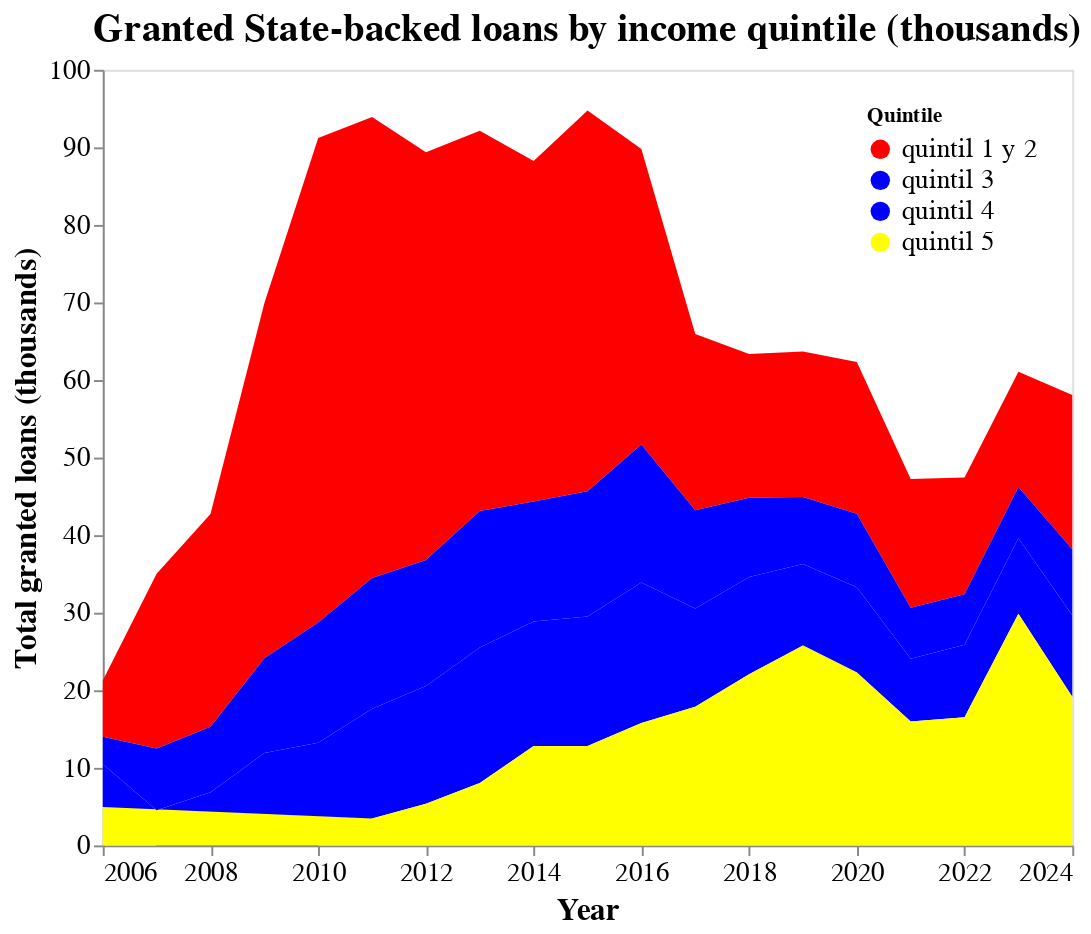

Here is the notebook cell this chart was saved with:
### Markdown cell above
# **CAE solitudes by income quintile**

### Code cell
query = """
select año_licitacion, quintil_ingreso_grupo_familiar as quintil, count(año_licitacion) as total_count
from cae
where (tipo_beneficiario == 'NUEVO BENEFICIARIO')
GROUP BY año_licitacion, quintil_ingreso_grupo_familiar
"""

values = ["quintil 1 y 2", "quintil 3", "quintil 4", "quintil 5"]
#colors = ["#1d7874ff", "#679289ff", "#679289ff", "#cfe795ff"]
colors = ["red", "blue", "blue", "yellow"] # This colors will be modified later in Inkscape

solicitations = cae.execute(query).df()
solicitations["total_count"] = solicitations["total_count"]/1000

chart_solicitations = alt.Chart(solicitations).mark_area().encode(
    x = alt.X("año_licitacion",
              axis = alt.Axis(format = '.0f',
                              grid = False,
                              labelFontSize = 14,
                              titleFontSize = 16,
                              values = list(range(2006, 2026, 2)))
                              ).title("Year"),
    y = alt.Y("total_count",
              axis = alt.Axis(grid = False,
                              labelFontSize = 14,
                                titleFontSize = 16)
                                ).title("Total granted loans (thousands)"),
    color = alt.Color("quintil",
                      scale = alt.Scale(domain = values, range = colors),
                      legend = alt.Legend(title = "Quintile", orient="top-right"))
).properties(
    title = "Granted State-backed loans by income quintile (thousands)",
    height = 400,
    width = 500
).configure_axis(
    grid = False,
    labelFontSize = 12,
    titleFontSize = 18
).configure_view(strokeWidth=0
).configure(background="transparent"
).configure_legend(
    labelFontSize = 14
).configure_title(
    fontSize=20)

chart_solicitations.save("../static/cae_solitudes.svg")
chart_solicitations

### Figure 1 — Vega-Lite specification as saved in the notebook (floating-point values rounded to 4 significant figures)
{"config": {"view": {"continuousWidth": 300, "continuousHeight": 300}, "background": "transparent", "legend": {"labelFontSize": 14}, "title": {"fontSize": 20}}, "data": {"name": "data-8b4b7044b956e3ed0245223935254945"}, "mark": {"type": "area"}, "encoding": {"color": {"field": "quintil", "legend": {"orient": "top-right", "title": "Quintile"}, "scale": {"domain": ["quintil 1 y 2", "quintil 3", "quintil 4", "quintil 5"], "range": ["red", "blue", "blue", "yellow"]}, "type": "nominal"}, "x": {"axis": {"format": ".0f", "grid": false, "labelFontSize": 14, "titleFontSize": 16, "values": [2006, 2008, 2010, 2012, 2014, 2016, 2018, 2020, 2022, 2024]}, "field": "año_licitacion", "title": "Year", "type": "quantitative"}, "y": {"axis": {"grid": false, "labelFontSize": 14, "titleFontSize": 16}, "field": "total_count", "title": "Total granted loans (thousands)", "type": "quantitative"}}, "height": 400, "title": "Granted State-backed loans by income quintile (thousands)", "width": 500, "$schema": "https://vega.github.io/schema/vega-lite/v5.20.1.json", "datasets": {"data-8b4b7044b956e3ed0245223935254945": [{"año_licitacion": 2013, "quintil": "quintil 4", "total_count": 17.48}, {"año_licitacion": 2017, "quintil": "quintil 5", "total_count": 17.88}, {"año_licitacion": 2007, "quintil": "quintil 1 y 2", "total_count": 22.56}, {"año_licitacion": 2018, "quintil": "quintil 5", "total_count": 22.08}, {"año_licitacion": 2020, "quintil": "quintil 1 y 2", "total_count": 19.56}, {"año_licitacion": 2021, "quintil": "quintil 1 y 2", "total_count": 16.59}, {"año_licitacion": 2013, "quintil": "quintil 5", "total_count": 8.039}, {"año_licitacion": 2017, "quintil": "quintil 4", "total_count": 12.67}, {"año_licitacion": 2007, "quintil": "quintil 3", "total_count": 7.951}, {"año_licitacion": 2009, "quintil": "quintil 4", "total_count": 11.9}, {"año_licitacion": 2018, "quintil": "quintil 4", "total_count": 12.54}, {"año_licitacion": 2020, "quintil": "quintil 3", "total_count": 9.484}, {"año_licitacion": 2021, "quintil": "quintil 3", "total_count": 6.597}, {"año_licitacion": 2014, "quintil": "quintil 4", "total_count": 16.04}, {"año_licitacion": 2015, "quintil": "quintil 3", "total_count": 16.14}, {"año_licitacion": 2008, "quintil": "quintil 3", "total_count": 8.437}, {"año_licitacion": 2011, "quintil": "quintil 3", "total_count": 16.87}, {"año_licitacion": 2010, "quintil": "quintil 4", "total_count": 13.22}, {"año_licitacion": 2006, "quintil": "quintil 3", "total_count": 3.508}, {"año_licitacion": 2012, "quintil": "quintil 1 y 2", "total_count": 52.57}, {"año_licitacion": 2016, "quintil": "quintil 3", "total_count": 17.79}, {"año_licitacion": 2019, "quintil": "quintil 1 y 2", "total_count": 18.78}, {"año_licitacion": 2022, "quintil": "quintil 4", "total_count": 9.371}, {"año_licitacion": 2023, "quintil": "quintil 4", "total_count": 9.756}, {"año_licitacion": 2024, "quintil": "quintil 4", "total_count": 10.49}, {"año_licitacion": 2013, "quintil": "quintil 3", "total_count": 17.59}, {"año_licitacion": 2017, "quintil": "quintil 1 y 2", "total_count": 22.7}, {"año_licitacion": 2009, "quintil": "quintil 1 y 2", "total_count": 45.78}, {"año_licitacion": 2018, "quintil": "quintil 1 y 2", "total_count": 18.54}, {"año_licitacion": 2020, "quintil": "quintil 5", "total_count": 22.29}, {"año_licitacion": 2021, "quintil": "quintil 5", "total_count": 15.98}, {"año_licitacion": 2014, "quintil": "quintil 1 y 2", "total_count": 43.9}, {"año_licitacion": 2015, "quintil": "quintil 5", "total_count": 12.81}, {"año_licitacion": 2010, "quintil": "quintil 1 y 2", "total_count": 62.48}, {"año_licitacion": 2011, "quintil": "quintil 5", "total_count": 3.483}, {"año_licitacion": 2006, "quintil": "quintil 5", "total_count": 4.962}, {"año_licitacion": 2012, "quintil": "quintil 4", "total_count": 15.19}, {"año_licitacion": 2016, "quintil": "quintil 5", "total_count": 15.79}, {"año_licitacion": 2019, "quintil": "quintil 4", "total_count": 10.53}, {"año_licitacion": 2022, "quintil": "quintil 1 y 2", "total_count": 15.03}, {"año_licitacion": 2023, "quintil": "quintil 1 y 2", "total_count": 14.87}, {"año_licitacion": 2024, "quintil": "quintil 1 y 2", "total_count": 19.89}, {"año_licitacion": 2014, "quintil": "quintil 3", "total_count": 15.48}, {"año_licitacion": 2015, "quintil": "quintil 4", "total_count": 16.71}, {"año_licitacion": 2011, "quintil": "quintil 4", "total_count": 14.14}, {"año_licitacion": 2010, "quintil": "quintil 3", "total_count": 15.52}, {"año_licitacion": 2008, "quintil": "quintil 4", "total_count": 6.858}, {"año_licitacion": 2006, "quintil": "quintil 4", "total_count": 5.524}, {"año_licitacion": 2016, "quintil": "quintil 4", "total_count": 18.1}, {"año_licitacion": 2019, "quintil": "quintil 5", "total_count": 25.76}, {"año_licitacion": 2022, "quintil": "quintil 3", "total_count": 6.512}, {"año_licitacion": 2023, "quintil": "quintil 3", "total_count": 6.606}, {"año_licitacion": 2024, "quintil": "quintil 3", "total_count": 8.504}, {"año_licitacion": 2012, "quintil": "quintil 5", "total_count": 5.366}, {"año_licitacion": 2013, "quintil": "quintil 1 y 2", "total_count": 49.03}, {"año_licitacion": 2017, "quintil": "quintil 3", "total_count": 12.67}, {"año_licitacion": 2009, "quintil": "quintil 3", "total_count": 12.23}, {"año_licitacion": 2007, "quintil": "quintil 4", "total_count": 4.528}, {"año_licitacion": 2018, "quintil": "quintil 3", "total_count": 10.21}, {"año_licitacion": 2020, "quintil": "quintil 4", "total_count": 10.99}, {"año_licitacion": 2021, "quintil": "quintil 4", "total_count": 8.072}, {"año_licitacion": 2014, "quintil": "quintil 5", "total_count": 12.83}, {"año_licitacion": 2015, "quintil": "quintil 1 y 2", "total_count": 49.11}, {"año_licitacion": 2011, "quintil": "quintil 1 y 2", "total_count": 59.44}, {"año_licitacion": 2008, "quintil": "quintil 1 y 2", "total_count": 27.43}, {"año_licitacion": 2006, "quintil": "quintil 1 y 2", "total_count": 7.269}, {"año_licitacion": 2012, "quintil": "quintil 3", "total_count": 16.25}, {"año_licitacion": 2016, "quintil": "quintil 1 y 2", "total_count": 38.1}, {"año_licitacion": 2019, "quintil": "quintil 3", "total_count": 8.622}, {"año_licitacion": 2022, "quintil": "quintil 5", "total_count": 16.51}, {"año_licitacion": 2023, "quintil": "quintil 5", "total_count": 29.85}, {"año_licitacion": 2024, "quintil": "quintil 5", "total_count": 19.18}]}}
